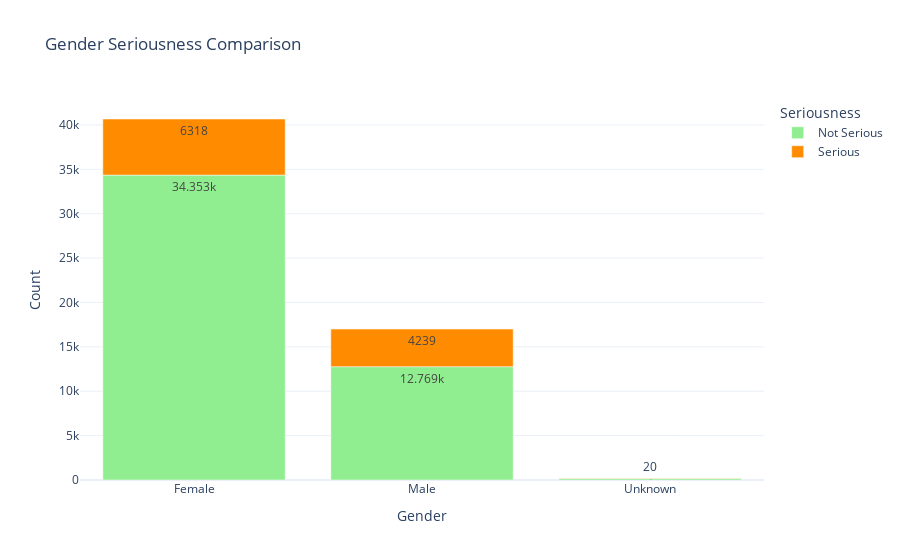

Notebook code cell kept with this figure:
### Code cell
gender_serious = (df.groupby(['SEX', 'SERIOUS']).size()
                  .sort_values(ascending=False)
                  .reset_index(name='count'))

# Define mappings
map_dict = {0: "Female", 1: "Male", 2: "Unknown"}
map_dict_s = {0: "Not Serious", 1: "Serious"}

# Apply mappings
gender_serious["SEX"] = gender_serious["SEX"].map(map_dict)
gender_serious["SERIOUS"] = gender_serious["SERIOUS"].map(map_dict_s)

# New color scheme
new_colors = {'Serious': 'darkorange', 'Not Serious': 'lightgreen'}

# Create the bar plot with new colors
fig = px.bar(gender_serious, x="SEX", y="count", color="SERIOUS", 
             title="Gender Seriousness Comparison",
             text_auto=True,
             color_discrete_map=new_colors)

# Update layout for better visualization
fig.update_layout(
    template="plotly_white",
    xaxis_title="Gender",
    yaxis_title="Count",
    legend_title="Seriousness"
)
fig.show()

### Figure 1 — Plotly figure (JSON) as saved in the notebook; plotly's stock layout.template omitted (floating-point values rounded to 4 significant figures)
{"data": [{"alignmentgroup": "True", "hovertemplate": "SERIOUS=Not Serious<br>SEX=%{x}<br>count=%{y}<extra></extra>", "legendgroup": "Not Serious", "marker": {"color": "lightgreen", "pattern": {"shape": ""}}, "name": "Not Serious", "offsetgroup": "Not Serious", "orientation": "v", "showlegend": true, "textposition": "auto", "texttemplate": "%{y}", "type": "bar", "x": ["Female", "Male", "Unknown"], "xaxis": "x", "y": [34353, 12769, 194], "yaxis": "y"}, {"alignmentgroup": "True", "hovertemplate": "SERIOUS=Serious<br>SEX=%{x}<br>count=%{y}<extra></extra>", "legendgroup": "Serious", "marker": {"color": "darkorange", "pattern": {"shape": ""}}, "name": "Serious", "offsetgroup": "Serious", "orientation": "v", "showlegend": true, "textposition": "auto", "texttemplate": "%{y}", "type": "bar", "x": ["Female", "Male", "Unknown"], "xaxis": "x", "y": [6318, 4239, 20], "yaxis": "y"}], "layout": {"autosize": true, "barmode": "relative", "legend": {"title": {"text": "Seriousness"}, "tracegroupgap": 0}, "title": {"text": "Gender Seriousness Comparison"}, "xaxis": {"anchor": "y", "autorange": true, "domain": [0, 1], "range": [-0.5, 2.5], "title": {"text": "Gender"}, "type": "category"}, "yaxis": {"anchor": "x", "autorange": true, "domain": [0, 1], "range": [0, 42810.0], "title": {"text": "Count"}, "type": "linear"}}}
